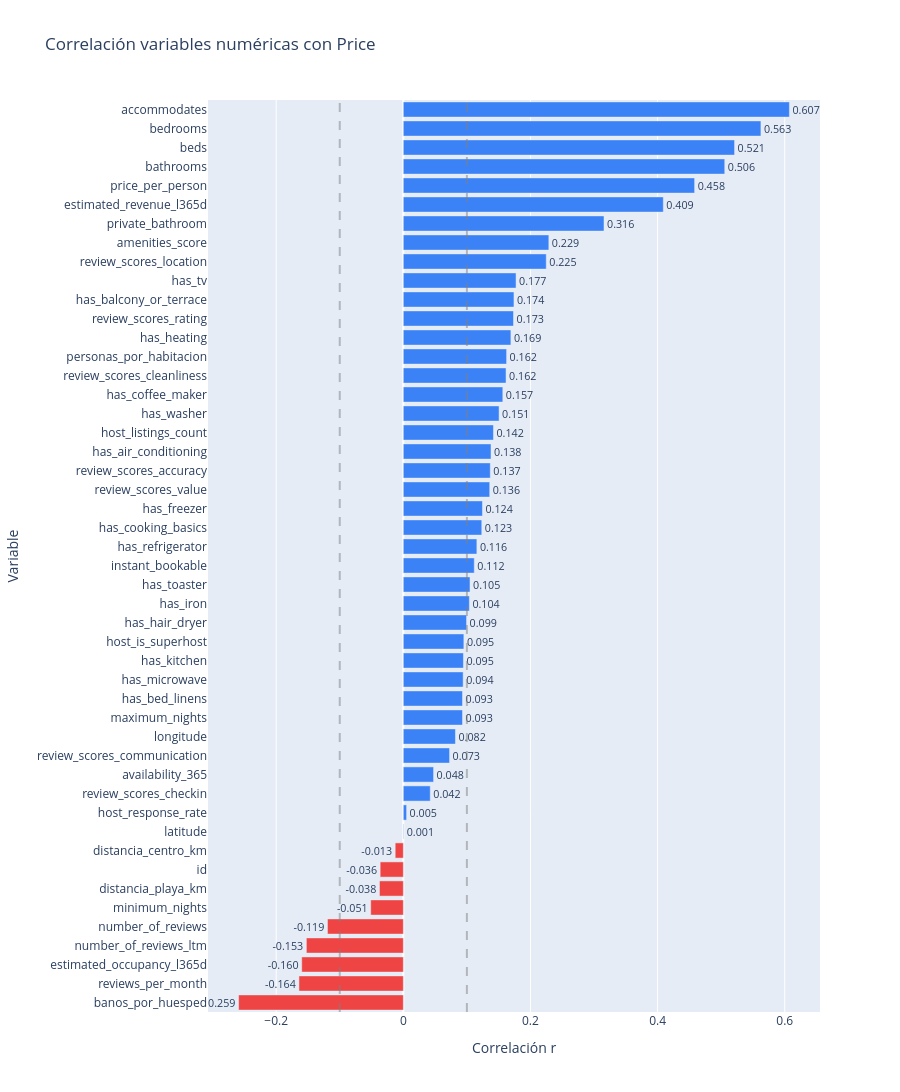

Notebook cell for this chart:
### Markdown cell above
#### Matriz correlación

### Code cell
#Correlacion de las columnas con el precio por noche
import matplotlib.pyplot as plt
import seaborn as sns
import numpy as np
import plotly.graph_objects as go

correlacion = df_filtrado.corr(numeric_only=True)['price'].drop('price').sort_values()

colors = ['#ef4444' if v < 0 else '#3b82f6' for v in correlacion.values]

fig = go.Figure(go.Bar(
    x=correlacion.values,
    y=correlacion.index,
    orientation='h',
    marker_color=colors,
    text=[f"{v:.3f}" for v in correlacion.values],
    textposition='outside'
))

fig.update_layout(title="Correlación variables numéricas con Price", height=1400)
fig.update_xaxes(title_text="Correlación r")
fig.update_yaxes(title_text="Variable")
fig.add_vline(x=0.1, line_dash="dash", line_color="gray", opacity=0.5)
fig.add_vline(x=-0.1, line_dash="dash", line_color="gray", opacity=0.5)
fig.show()

# Guardar como imagen
#fig.write_image('../data/correlacion_precio.png', width=1400, height=1400, scale=2)
print("Imagen guardada en ../data/correlacion_precio.png")

### Figure 1 — Plotly figure (JSON) as saved in the notebook; plotly's stock layout.template omitted (floating-point values rounded to 4 significant figures)
{"data": [{"marker": {"color": ["#ef4444", "#ef4444", "#ef4444", "#ef4444", "#ef4444", "#ef4444", "#ef4444", "#ef4444", "#ef4444", "#3b82f6", "#3b82f6", "#3b82f6", "#3b82f6", "#3b82f6", "#3b82f6", "#3b82f6", "#3b82f6", "#3b82f6", "#3b82f6", "#3b82f6", "#3b82f6", "#3b82f6", "#3b82f6", "#3b82f6", "#3b82f6", "#3b82f6", "#3b82f6", "#3b82f6", "#3b82f6", "#3b82f6", "#3b82f6", "#3b82f6", "#3b82f6", "#3b82f6", "#3b82f6", "#3b82f6", "#3b82f6", "#3b82f6", "#3b82f6", "#3b82f6", "#3b82f6", "#3b82f6", "#3b82f6", "#3b82f6", "#3b82f6", "#3b82f6", "#3b82f6", "#3b82f6"]}, "orientation": "h", "text": ["-0.259", "-0.164", "-0.160", "-0.153", "-0.119", "-0.051", "-0.038", "-0.036", "-0.013", "0.001", "0.005", "0.042", "0.048", "0.073", "0.082", "0.093", "0.093", "0.094", "0.095", "0.095", "0.099", "0.104", "0.105", "0.112", "0.116", "0.123", "0.124", "0.136", "0.137", "0.138", "0.142", "0.151", "0.157", "0.162", "0.162", "0.169", "0.173", "0.174", "0.177", "0.225", "0.229", "0.316", "0.409", "0.458", "0.506", "0.521", "0.563", "0.607"], "textposition": "outside", "type": "bar", "x": [-0.2591, -0.1642, -0.1598, -0.1525, -0.1193, -0.05127, -0.03753, -0.03643, -0.01279, 0.0005211, 0.005179, 0.04236, 0.04759, 0.07276, 0.082, 0.09307, 0.09308, 0.09413, 0.09457, 0.09526, 0.09948, 0.1039, 0.1049, 0.1116, 0.1157, 0.1234, 0.1245, 0.1359, 0.1368, 0.138, 0.1418, 0.1506, 0.1565, 0.1616, 0.1625, 0.1692, 0.1733, 0.1741, 0.1773, 0.2248, 0.2289, 0.3157, 0.409, 0.4583, 0.5057, 0.5211, 0.5626, 0.6074], "y": ["banos_por_huesped", "reviews_per_month", "estimated_occupancy_l365d", "number_of_reviews_ltm", "number_of_reviews", "minimum_nights", "distancia_playa_km", "id", "distancia_centro_km", "latitude", "host_response_rate", "review_scores_checkin", "availability_365", "review_scores_communication", "longitude", "maximum_nights", "has_bed_linens", "has_microwave", "has_kitchen", "host_is_superhost", "has_hair_dryer", "has_iron", "has_toaster", "instant_bookable", "has_refrigerator", "has_cooking_basics", "has_freezer", "review_scores_value", "review_scores_accuracy", "has_air_conditioning", "host_listings_count", "has_washer", "has_coffee_maker", "review_scores_cleanliness", "personas_por_habitacion", "has_heating", "review_scores_rating", "has_balcony_or_terrace", "has_tv", "review_scores_location", "amenities_score", "private_bathroom", "estimated_revenue_l365d", "price_per_person", "bathrooms", "beds", "bedrooms", "accommodates"]}], "layout": {"height": 1400, "shapes": [{"line": {"color": "gray", "dash": "dash"}, "opacity": 0.5, "type": "line", "x0": 0.1, "x1": 0.1, "xref": "x", "y0": 0, "y1": 1, "yref": "y domain"}, {"line": {"color": "gray", "dash": "dash"}, "opacity": 0.5, "type": "line", "x0": -0.1, "x1": -0.1, "xref": "x", "y0": 0, "y1": 1, "yref": "y domain"}], "title": {"text": "Correlación variables numéricas con Price"}, "xaxis": {"title": {"text": "Correlación r"}}, "yaxis": {"title": {"text": "Variable"}}}}
